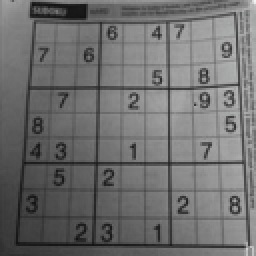
#> input picture Python_opencv/images/18_line.png, 128 x 128 px (shown 2 times larger)
$ python tutorial_18_line_cognization.py
#> lines starting #> are read from the running program, lines starting #| are printed output that depends on the picture
#> further down, src is the input picture: shape (128, 128, 3); mean B, G, R 110.6, 110.6, 110.6
#!/usr/bin/python
# -*- coding: utf-8 -*-
# Author = 'IReverser'

import cv2 as cv
import numpy as np


# 关于霍夫变换的相关知识 https://blog.csdn.net/kbccs/article/details/79641887
def line_detection(image):
    gray = cv.cvtColor(image, cv.COLOR_BGR2GRAY)
    edges = cv.Canny(gray, 50, 150, apertureSize=3)

    lines = cv.HoughLines(edges, 3, np.pi/180, 200)
    # cv2.HoughLines()返回值就是（ρ,θ）。ρ 的单位是像素，θ 的单位是弧度。
    # 这个函数的第一个参数是一个二值化图像，所以在进行霍夫变换之前要首先进行二值化，或者进行 Canny 边缘检测。
    # 第二和第三个值分别代表 ρ 和 θ 的精确度。第四个参数是阈值，只有累加其中的值高于阈值时才被认为是一条直线，
    # 也可以把它看成能 检测到的直线的最短长度（以像素点为单位）。
    for line in lines:
        rho, theta = line[0]
        a = np.cos(theta)
        b = np.sin(theta)
        x0 = a * rho
        y0 = b * rho
        x1 = int(x0+1000*(-b))
        y1 = int(y0+1000*a)
        x2 = int(x0-1000*(-b))
        y2 = int(y0-1000*a)
        cv.line(image, (x1, y1), (x2, y2), (0, 0, 255), 2)
    cv.imshow("image-lines", image)


def line_detect_possible(image):
    gray = cv.cvtColor(image, cv.COLOR_BGR2GRAY)
    edges = cv.Canny(gray, 50, 150, apertureSize=3)
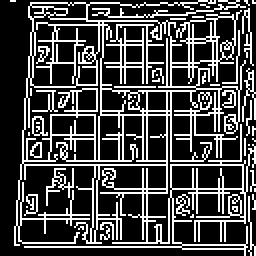
#> edges: shape (128, 128) (shown 2 times larger); 27.4% white in thin lines or dots
    lines = cv.HoughLinesP(edges, 3, np.pi/180, 100, minLineLength=50, maxLineGap=20)
#> lines = 33 rows, first 6: [11, 80, 127, 80], [106, 1, 113, 124], [7, 119, 17, 1], [85, 98, 85, 2], [73, 123, 73, 2], [45, 123, 50, 1]
    for line in lines:
        print(line)
        x1, y1, x2, y2 = line[0]
        cv.line(image, (x1, y1), (x2, y2), (0, 0, 255), 2)
#> this loop made 33 passes
#> (x1, y1, x2, y2) on passes 1 to 12: (11, 80, 127, 80), (106, 1, 113, 124), (7, 119, 17, 1), (85, 98, 85, 2), (73, 123, 73, 2), (45, 123, 50, 1), (34, 123, 39, 1), (95, 124, 95, 1), (57, 123, 63, 2), (115, 1, 124, 125), (97, 1, 99, 124), (8, 112, 113, 0)
#| [[ 11  80 127  80]]
#| [[106   1 113 124]]
#| [[  7 119  17   1]]
#| [[85 98 85  2]]
#| [[ 73 123  73   2]]
#| [[ 45 123  50   1]]
#| [[ 34 123  39   1]]
#| [[ 95 124  95   1]]
#> (further printed lines are left out)
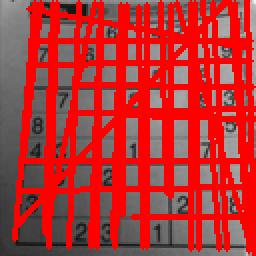
#> image: shape (128, 128, 3) (shown 2 times larger); mean B, G, R 52.3, 52.3, 183.4
    cv.imshow("line_detect_possible", image)


print("--------------Hello Python ------------")
src = cv.imread("./images/18_line.png")
cv.namedWindow("input image", cv.WINDOW_AUTOSIZE)
cv.imshow("input image", src)
line_detect_possible(src)
cv.waitKey(0)  # 等有键输入或者1000ms后自动将窗口消除，0表示只用键输入结束窗口

cv.destroyAllWindows()
